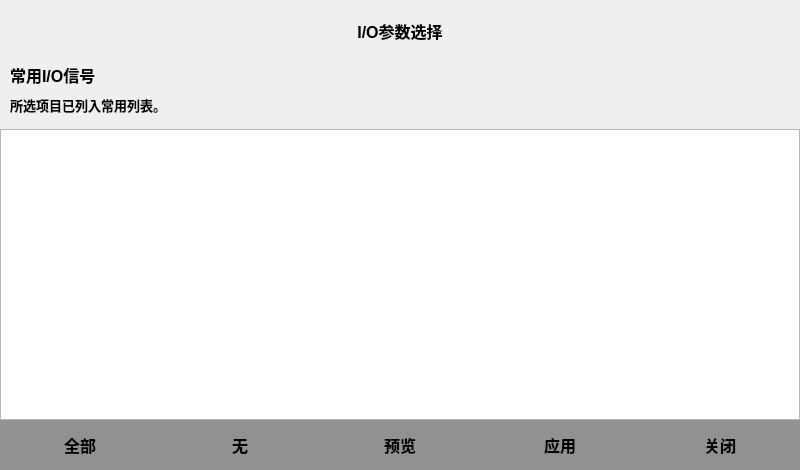
<?xml version="1.0" encoding="UTF-8"?>
<ui version="4.0">
 <class>IO</class>
 <widget class="QWidget" name="IO">
  <property name="geometry">
   <rect>
    <x>0</x>
    <y>0</y>
    <width>800</width>
    <height>470</height>
   </rect>
  </property>
  <property name="windowTitle">
   <string>Form</string>
  </property>
  <widget class="QLabel" name="label_FlexPendant">
   <property name="geometry">
    <rect>
     <x>0</x>
     <y>10</y>
     <width>800</width>
     <height>41</height>
    </rect>
   </property>
   <property name="font">
    <font>
     <pointsize>12</pointsize>
     <weight>75</weight>
     <bold>true</bold>
    </font>
   </property>
   <property name="text">
    <string>I/O参数选择</string>
   </property>
   <property name="alignment">
    <set>Qt::AlignCenter</set>
   </property>
  </widget>
  <widget class="QTableWidget" name="tableWidget">
   <property name="geometry">
    <rect>
     <x>0</x>
     <y>129</y>
     <width>800</width>
     <height>291</height>
    </rect>
   </property>
  </widget>
  <widget class="QLabel" name="label_attribute">
   <property name="geometry">
    <rect>
     <x>10</x>
     <y>90</y>
     <width>251</width>
     <height>30</height>
    </rect>
   </property>
   <property name="font">
    <font>
     <pointsize>10</pointsize>
     <weight>75</weight>
     <bold>true</bold>
    </font>
   </property>
   <property name="text">
    <string>所选项目已列入常用列表。</string>
   </property>
  </widget>
  <widget class="QWidget" name="widget" native="true">
   <property name="geometry">
    <rect>
     <x>0</x>
     <y>420</y>
     <width>800</width>
     <height>50</height>
    </rect>
   </property>
   <property name="styleSheet">
    <string notr="true">background-color: rgb(145, 145, 145);</string>
   </property>
   <widget class="QPushButton" name="btn_cancel">
    <property name="geometry">
     <rect>
      <x>640</x>
      <y>0</y>
      <width>160</width>
      <height>50</height>
     </rect>
    </property>
    <property name="font">
     <font>
      <pointsize>12</pointsize>
      <weight>75</weight>
      <bold>true</bold>
     </font>
    </property>
    <property name="text">
     <string>关闭</string>
    </property>
    <property name="flat">
     <bool>true</bool>
    </property>
   </widget>
   <widget class="QPushButton" name="btn_all">
    <property name="geometry">
     <rect>
      <x>0</x>
      <y>0</y>
      <width>160</width>
      <height>50</height>
     </rect>
    </property>
    <property name="font">
     <font>
      <pointsize>12</pointsize>
      <weight>75</weight>
      <bold>true</bold>
     </font>
    </property>
    <property name="text">
     <string>全部</string>
    </property>
    <property name="flat">
     <bool>true</bool>
    </property>
   </widget>
   <widget class="QPushButton" name="btn_NULL">
    <property name="geometry">
     <rect>
      <x>160</x>
      <y>0</y>
      <width>160</width>
      <height>50</height>
     </rect>
    </property>
    <property name="font">
     <font>
      <pointsize>12</pointsize>
      <weight>75</weight>
      <bold>true</bold>
     </font>
    </property>
    <property name="text">
     <string>无</string>
    </property>
    <property name="flat">
     <bool>true</bool>
    </property>
   </widget>
   <widget class="QPushButton" name="btn_preview">
    <property name="geometry">
     <rect>
      <x>320</x>
      <y>0</y>
      <width>160</width>
      <height>50</height>
     </rect>
    </property>
    <property name="font">
     <font>
      <pointsize>12</pointsize>
      <weight>75</weight>
      <bold>true</bold>
     </font>
    </property>
    <property name="text">
     <string>预览</string>
    </property>
    <property name="flat">
     <bool>true</bool>
    </property>
   </widget>
   <widget class="QPushButton" name="btn_apply">
    <property name="geometry">
     <rect>
      <x>480</x>
      <y>0</y>
      <width>160</width>
      <height>50</height>
     </rect>
    </property>
    <property name="font">
     <font>
      <pointsize>12</pointsize>
      <weight>75</weight>
      <bold>true</bold>
     </font>
    </property>
    <property name="text">
     <string>应用</string>
    </property>
    <property name="flat">
     <bool>true</bool>
    </property>
   </widget>
  </widget>
  <widget class="QLabel" name="label_attribute_2">
   <property name="geometry">
    <rect>
     <x>10</x>
     <y>60</y>
     <width>251</width>
     <height>30</height>
    </rect>
   </property>
   <property name="font">
    <font>
     <pointsize>12</pointsize>
     <weight>75</weight>
     <bold>true</bold>
    </font>
   </property>
   <property name="text">
    <string>常用I/O信号</string>
   </property>
  </widget>
 </widget>
 <resources/>
 <connections/>
</ui>
